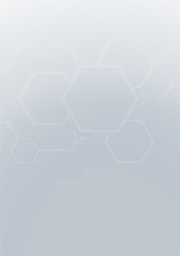
#> input picture BlhxGacha/BlhxGacha/image/back/N.png, 180 x 256 px, given in place of SSR.png, which was not available
$ python test.py   (older library calls are emulated)
#> lines starting #> are read from the running program, lines starting #| are printed output that depends on the picture; pictures that were not available may be replaced by others from this repository, and a replacement may not be noted
### BlhxGacha/BlhxGacha/make_card.py
# coding:utf-8 -*-

import os
from PIL import Image, ImageDraw, ImageFont
from .char_info import Character

PATH = "./BlhxGacha/BlhxGacha"


def res(type_: str, name: str):
    """返回图片资源路径"""
    return f"{PATH}/image/{type_}/{name}.png"


def jpg(type_: str, name: str):
    """返回图片资源路径"""
    return f"{PATH}/image/{type_}/{name}.jpg"


class Card:
    def __init__(self, name: str):
        self.name = name

    def make(self, size=(230, 330)):
        # 实例化舰娘对象
#> called with size = (230, 330)
        char = Character(self.name)
        # 生成透明卡面
        card = Image.new(mode='RGBA', size=size)
#> card: PIL image 230x330 RGBA; every value is 0
        # 粘贴卡面背景
        picture = res("back", char.rare())
        back_size = (int(size[0] * 0.9), int(size[1] * 0.9))
        back_x = int(size[0] / 2 - back_size[0] / 2) + 1
        back_y = int(size[1] / 2 - back_size[1] / 2)
        back = Image.open(picture, "r").convert("RGBA")
#> back is the input picture: PIL image 180x256 RGBA; mean R, G, B, A 188.8, 196.7, 205.5, 194.6
        back = back.resize(back_size, Image.ANTIALIAS)
#> back: PIL image 207x297 RGBA
        card.paste(back, (back_x, back_y), back)
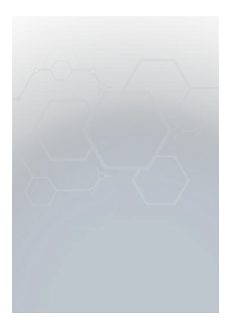
#> card: PIL image 230x330 RGBA; mean R, G, B, A 116.8, 121.7, 127.1, 134.7; transparent parts drawn white
        # 粘贴角色
        picture = res("char", char.name)
        role_size = (int(size[0] * 0.93), int(size[1] * 0.93))
        role_x = int(size[0] / 2 - role_size[0] / 2)
        role_y = int(size[1] / 2 - role_size[1] / 2)
        role = Image.open(picture, "r").convert("RGBA")
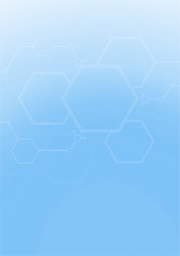
#> input picture BlhxGacha/BlhxGacha/image/back/R.png, 180 x 256 px, given in place of 欧根亲王.png, which was not available
#> role is the input picture: PIL image 180x256 RGBA; mean R, G, B, A 121.9, 193.2, 247.2, 194.6
        role = role.resize(role_size, Image.ANTIALIAS)
#> role: PIL image 213x306 RGBA
        card.paste(role, (role_x, role_y), role)
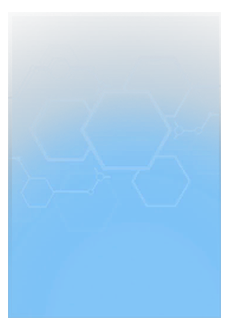
#> card: PIL image 230x330 RGBA; mean R, G, B, A 97.3, 144, 179.5, 155; transparent parts drawn white
        # 粘贴阴影条
        picture = res("outline", "BAR")
        outline_size = (int(size[0] * 0.935), int(size[1] * 0.11))
        outline_x = 8
        outline_y = 21
        outline = Image.open(picture, "r").convert("RGBA")
        outline = outline.resize(outline_size, Image.ANTIALIAS)
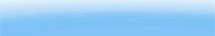
#> outline: PIL image 215x36 RGBA; mean R, G, B, A 121.5, 192.8, 246.7, 194.6; transparent parts drawn white
        card.paste(outline, (outline_x, outline_y), outline)
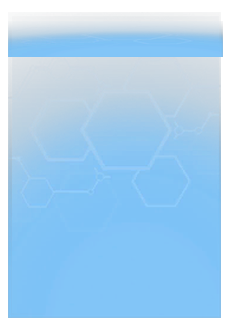
#> card: PIL image 230x330 RGBA; mean R, G, B, A 100.9, 151.1, 189.1, 168.3; transparent parts drawn white
        card.paste(outline, (outline_x, outline_y + 222), outline)
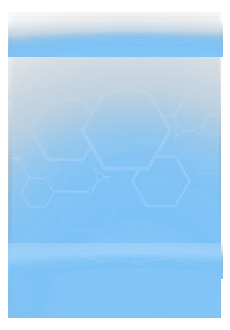
#> card: PIL image 230x330 RGBA; mean R, G, B, A 100.6, 151, 189.3, 165.7; transparent parts drawn white
        # 粘贴类型
        picture = res("type", char.type_())
        type_size = (int(size[0] * 0.23), int(size[1] * 0.10))
        type_x = 8
        type_y = 23
#> (the run stopped early here; a loop or call above may not have finished)
